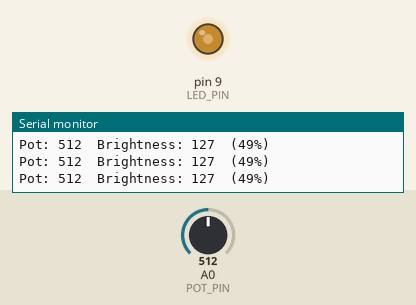
Recording of a sketch running on a simulated Arduino Uno, built with avr-gcc and run on an emulated ATmega328P. Shown: output pins drawn as LEDs (lit = HIGH), the last lines printed to the serial monitor. The test bench sets the inputs (shaded band); at power-on: A0 (POT_PIN) = 512.

Above: at 1.2 s.
1.3 s: A0 (POT_PIN) set to 716
At 1.6 s:
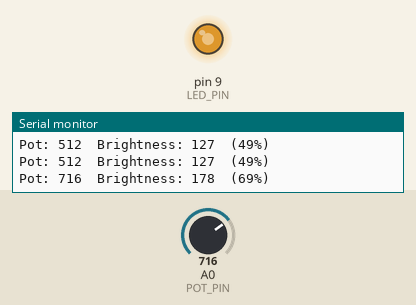
2.8 s: A0 (POT_PIN) set to 900
At 3.9 s:
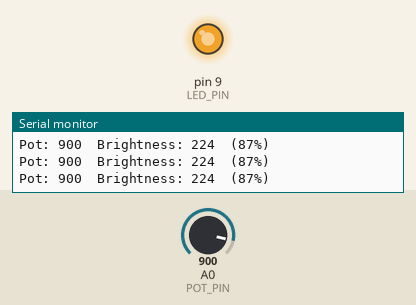
4.3 s: A0 (POT_PIN) set to 122
At 5.1 s:
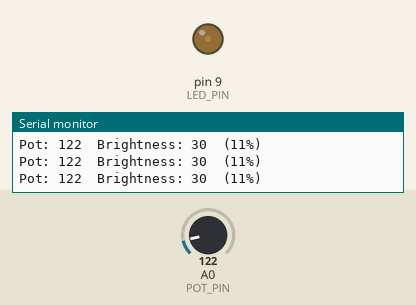
5.8 s: A0 (POT_PIN) set to 0
At 6.2 s:
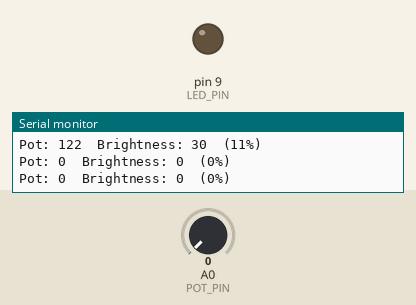
7.3 s: A0 (POT_PIN) set to 511
At 8.5 s:
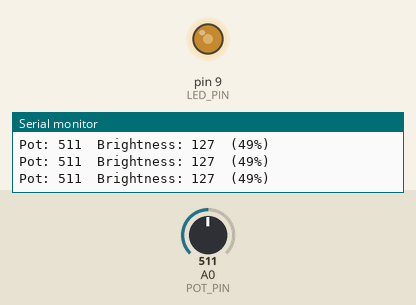
Timing chart, 0 to 9.8 s (numbered marks = the images above; inputs shaded):
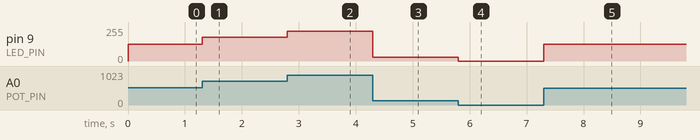

Measured:
- after the input at 1.3 s, pin 9 (LED_PIN): 127/255 → 178/255 at once
- after the input at 2.8 s, pin 9 (LED_PIN): 178/255 → 224/255 at once
- after the input at 4.3 s, pin 9 (LED_PIN): 224/255 → 30/255 at once
- after the input at 5.8 s, pin 9 (LED_PIN): 30/255 → 0/255 at once
- after the input at 7.3 s, pin 9 (LED_PIN): 0/255 → 127/255 at once

The sketch:

pot_led.ino
```cpp
// Arduino Uno - LED brightness control with a potentiometer
//
// Wiring:
//   Potentiometer: left leg -> 5V, middle leg (wiper) -> A0, right leg -> GND
//   LED: D9 -> 220 ohm resistor -> LED long leg (+) / LED short leg (-) -> GND
//   D9 must be a PWM pin (marked with ~ : 3, 5, 6, 9, 10, 11)

const int POT_PIN = A0;      // Potentiometer wiper
const int LED_PIN = 9;       // PWM pin

const unsigned long PRINT_INTERVAL = 200;  // Serial print interval (ms)
unsigned long lastPrintTime = 0;

void setup() {
  pinMode(LED_PIN, OUTPUT);
  Serial.begin(9600);
}

void loop() {
  int potValue = analogRead(POT_PIN);              // 0 ~ 1023
  int brightness = map(potValue, 0, 1023, 0, 255); // 0 ~ 255 for PWM

  analogWrite(LED_PIN, brightness);

  // Print without delay() so the LED responds immediately
  if (millis() - lastPrintTime >= PRINT_INTERVAL) {
    lastPrintTime = millis();
    Serial.print("Pot: ");
    Serial.print(potValue);
    Serial.print("  Brightness: ");
    Serial.print(brightness);
    Serial.print("  (");
    Serial.print(brightness * 100 / 255);
    Serial.println("%)");
  }
}
```
